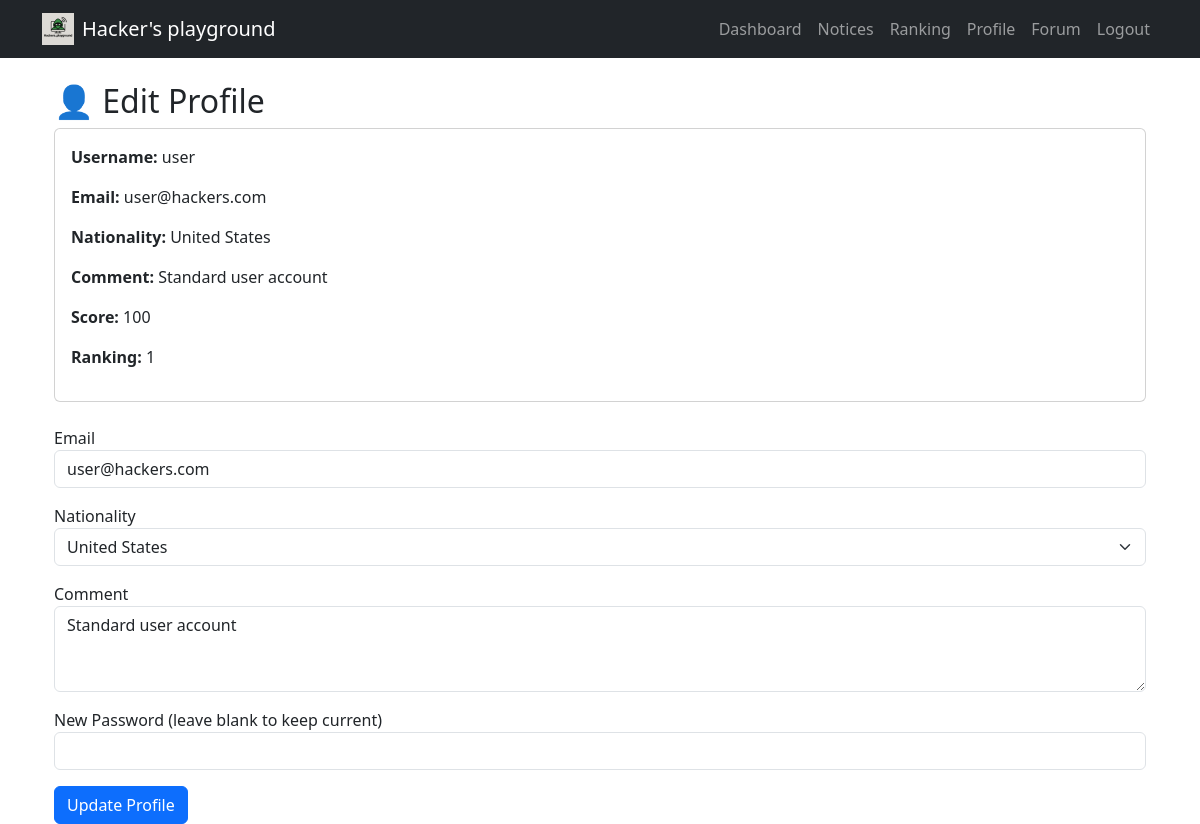
The app's page /profile (signed in), older data.
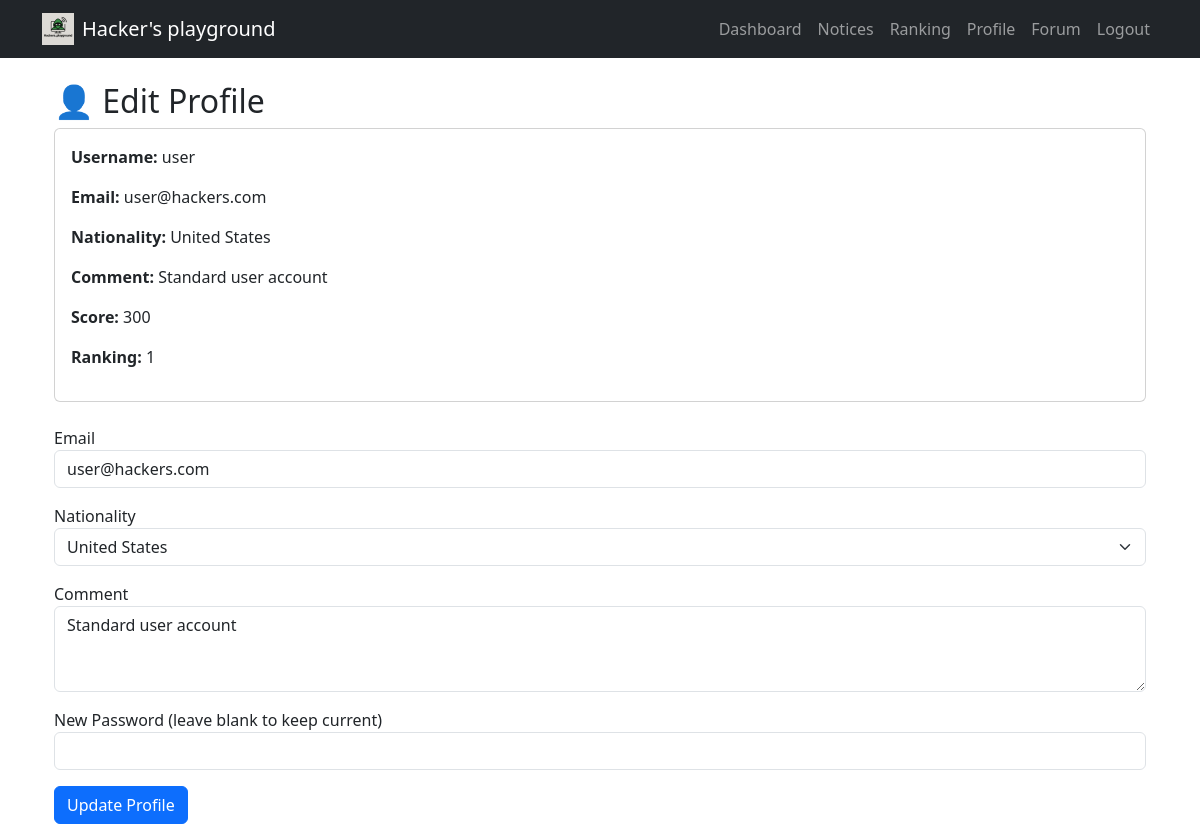
The same page, newer data.
### tables this page shows
CREATE TABLE users (
  id INTEGER PRIMARY KEY AUTOINCREMENT,
  username TEXT NOT NULL UNIQUE,
  password TEXT NOT NULL,
  email TEXT,
  comment TEXT,
  nationality TEXT,
  score INTEGER DEFAULT 0,
  ranking INTEGER DEFAULT 0
);

### routes/auth.py (the view, shortened to what this page needs)
@auth_routes.route('/profile', methods=['GET', 'POST'])
def profile():
    if 'user_id' not in session:
        return redirect('/login')
    conn = get_db()
    cur = conn.cursor()
    cur.execute("SELECT * FROM users WHERE id=?", (session['user_id'],))
    user = cur.fetchone()
    return render_template('user/profile.html', user=user)

### routes/auth.py (called while the page is built)
def get_db():
    conn = sqlite3.connect('database.db')
    conn.row_factory = sqlite3.Row
    return conn

### templates/user/profile.html (shortened to what this page needs)
{% extends "base.html" %}
{% block content %}
<div class="container">
  <h2>👤 Edit Profile</h2>
  <div class="card mb-4">
    <div class="card-body">
      <p><strong>Username:</strong> {{ user.username }}</p>
      <p><strong>Email:</strong> {{ user.email or 'N/A' }}</p>
      <p><strong>Nationality:</strong> {{ user.nationality or 'N/A' }}</p>
      <p><strong>Comment:</strong> {{ user.comment or 'None' }}</p>
      <p><strong>Score:</strong> {{ user.score or 0 }}</p>
      <p><strong>Ranking:</strong> {{ user.ranking or 'Unranked' }}</p>
    </div>
  </div>
  <form method="POST">
    <div class="mb-3">
      <label>Email</label>
      <input type="email" class="form-control" name="email" value="{{ user.email or '' }}" required
             pattern="[a-z0-9._%+-]+@[a-z0-9.-]+\.[a-z]{2,}$">
    </div>
    <div class="mb-3">
      <label>Nationality</label>
      <select name="nationality" class="form-select" required>
        {% for country in ['South Korea', 'United States', 'Germany', 'Japan', 'China', 'India', 'Brazil', 'France', 'Other'] %}
          <option value="{{ country }}" {% if user.nationality == country %}selected{% endif %}>{{ country }}</option>
        {% endfor %}
      </select>
    </div>
    <div class="mb-3">
      <label>Comment</label>
      <textarea class="form-control" name="comment" rows="3">{{ user.comment or '' }}</textarea>
    </div>
    <div class="mb-3">
      <label>New Password (leave blank to keep current)</label>
      <input type="password" class="form-control" name="password">
    </div>
    <button class="btn btn-primary">Update Profile</button>
  </form>
</div>
{% endblock %}

Row changes from the older to the newer data that the page shows:
changed users "user": score "100" → "300"
